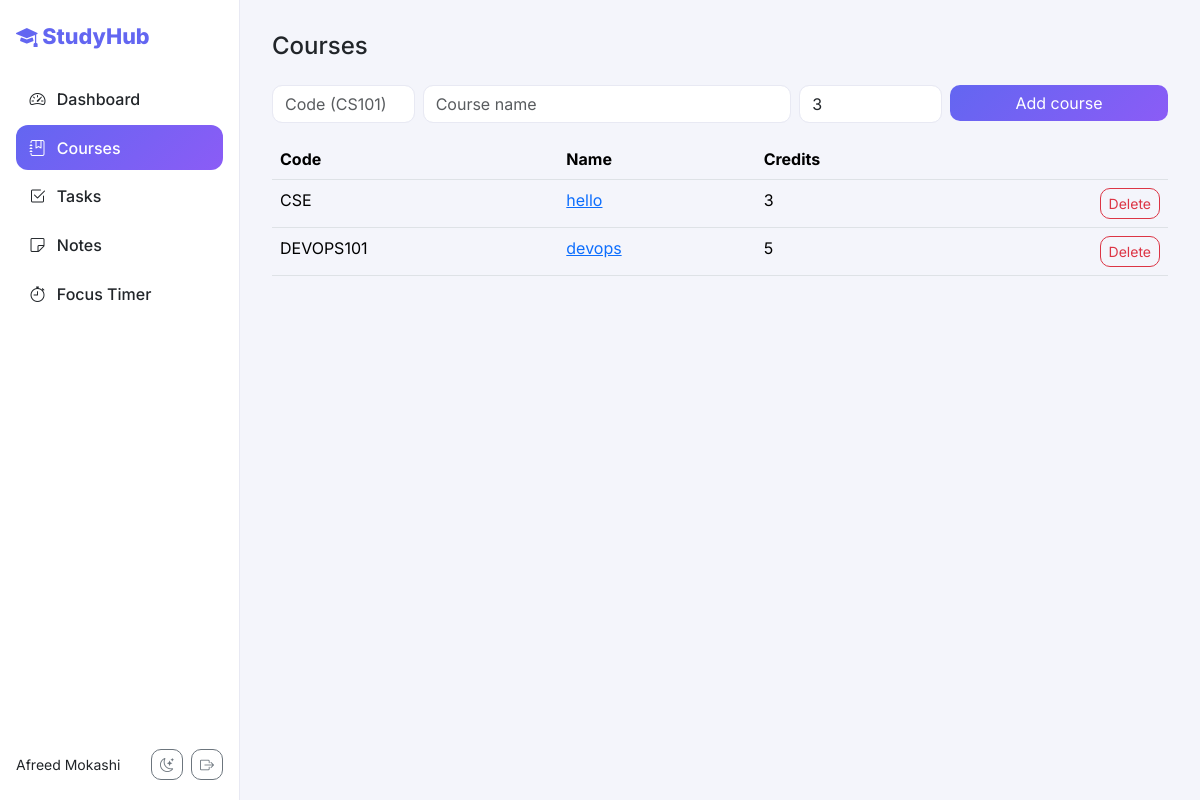
Screenshot of /courses (signed in) with the database file from the repository.
### app/models.py (models this page shows, shortened)
class User(UserMixin, db.Model):
    id = db.Column(db.Integer, primary_key=True)
    name = db.Column(db.String(80), nullable=False)
    email = db.Column(db.String(120), unique=True, nullable=False)
    password_hash = db.Column(db.String(256), nullable=False)
    courses = db.relationship("Course", backref="user", cascade="all, delete-orphan")

class Course(db.Model):
    id = db.Column(db.Integer, primary_key=True)
    user_id = db.Column(db.Integer, db.ForeignKey("user.id"), nullable=False)
    code = db.Column(db.String(20), nullable=False)
    name = db.Column(db.String(120), nullable=False)
    credits = db.Column(db.Integer, nullable=False, default=3)
    assessments = db.relationship("Assessment", backref="course", cascade="all, delete-orphan")
    tasks = db.relationship("Task", backref="course")
    sessions = db.relationship("StudySession", backref="course")

### app/main.py (the view, shortened to what this page needs)
@bp.route("/courses", methods=["GET", "POST"])
@login_required
def courses():
    return render_template("courses.html", courses=user_courses())

### app/main.py (called while the page is built)
def user_courses():
    return Course.query.filter_by(user_id=current_user.id).order_by(Course.code).all()

### app/models.py (called while the page is built)
@login_manager.user_loader
def load_user(user_id):
    return db.session.get(User, int(user_id))

### app/templates/courses.html (shortened to what this page needs)
{% extends "base.html" %}
{% block content %}
<h4>Courses</h4>
<form method="post" class="row g-2 my-3">
  <div class="col-md-2"><input class="form-control" name="code" placeholder="Code (CS101)" required></div>
  <div class="col-md-5"><input class="form-control" name="name" placeholder="Course name" required></div>
  <div class="col-md-2"><input class="form-control" type="number" name="credits" value="3" min="1" max="10"></div>
  <div class="col-md-3"><button class="btn btn-primary w-100">Add course</button></div>
</form>
<table class="table table-hover">
  <thead><tr><th>Code</th><th>Name</th><th>Credits</th><th></th></tr></thead>
  <tbody>
  {% for c in courses %}
    <tr>
      <td>{{ c.code }}</td>
      <td><a href="{{ url_for('main.course_detail', course_id=c.id) }}">{{ c.name }}</a></td>
      <td>{{ c.credits }}</td>
      <td class="text-end">
        <form method="post" action="{{ url_for('main.delete_course', course_id=c.id) }}" onsubmit="return confirm('Delete this course and its grades?')">
          <button class="btn btn-sm btn-outline-danger">Delete</button>
        </form>
      </td>
    </tr>
  {% else %}<tr><td colspan="4" class="text-muted">No courses yet.</td></tr>{% endfor %}
  </tbody>
</table>
{% endblock %}

### app/templates/base.html (shortened to what this page needs)
<!doctype html>
<html lang="en" data-bs-theme="light">
<head>
  <link href="https://cdn.jsdelivr.net/npm/bootstrap@5.3.3/dist/css/bootstrap.min.css" rel="stylesheet">
  <link href="https://cdn.jsdelivr.net/npm/bootstrap-icons@1.11.3/font/bootstrap-icons.min.css" rel="stylesheet">
  <link href="{{ url_for('static', filename='style.css') }}" rel="stylesheet">
</head>
<body class="{{ 'app' if current_user.is_authenticated else 'guest' }}">
{% if current_user.is_authenticated %}
<aside class="sidebar">
  <a class="brand" href="{{ url_for('main.dashboard') }}"><i class="bi bi-mortarboard-fill"></i> StudyHub</a>
  <nav>
    {% for ep, icon, label in [('dashboard','speedometer2','Dashboard'),('courses','journal-bookmark','Courses'),
       ('tasks','check2-square','Tasks'),('notes','sticky','Notes'),('timer','stopwatch','Focus Timer')] %}
    <a class="{{ 'active' if request.endpoint == 'main.' ~ ep }}" href="{{ url_for('main.' ~ ep) }}">
      <i class="bi bi-{{ icon }}"></i><span>{{ label }}</span></a>
    {% endfor %}
  </nav>
  <div class="side-foot d-flex align-items-center gap-2">
    <span class="name small text-truncate flex-grow-1">{{ current_user.name }}</span>
    <button class="btn btn-sm btn-outline-secondary" id="theme" title="Toggle dark mode"><i class="bi bi-moon-stars"></i></button>
    <form method="post" action="{{ url_for('auth.logout') }}">
      <button class="btn btn-sm btn-outline-secondary" title="Logout"><i class="bi bi-box-arrow-right"></i></button>
    </form>
  </div>
</aside>
{% endif %}
<main class="content">
  {% block content %}{% endblock %}
</main>
</body>
</html>

### app/static/style.css (style rules this page uses)
:root { --brand:#6366f1;--brand2:#8b5cf6;--bg:#f4f5fb;--card:#fff;--line:#e8e9f3;--shadow:0 6px 24px rgba(79,70,229,.08);--side:#fff }
body { background:var(--bg);font-family:Inter,system-ui,sans-serif }
.btn { border-radius:10px }
.btn-primary { background:linear-gradient(135deg,var(--brand),var(--brand2));border:0 }
.form-control,.form-select { border-radius:10px;background-color:var(--card);border-color:var(--line) }
.table { --bs-table-bg:transparent }
.sidebar { position:fixed;inset:0 auto 0 0;width:240px;background:var(--side);border-right:1px solid var(--line); display:flex;flex-direction:column;padding:1.25rem 1rem;z-index:10 }
.brand { font-weight:800;font-size:1.35rem;color:var(--brand);text-decoration:none;margin-bottom:1.5rem }
.sidebar nav { display:flex;flex-direction:column;gap:.25rem;flex:1 }
.sidebar nav a { display:flex;gap:.7rem;align-items:center;padding:.65rem .85rem;border-radius:12px; color:var(--bs-body-color);text-decoration:none;font-weight:500 }
.sidebar nav a.active { background:linear-gradient(135deg,var(--brand),var(--brand2));color:#fff }
.content { margin-left:240px;padding:2rem;max-width:1200px }

### rows the page displays
User: name "Afreed Mokashi"
Course: code "CSE", name "hello", credits "3"
Course: code "DEVOPS101", name "devops", credits "5"

### other values shown
{{ label }} "Dashboard" "Courses" "Tasks" "Notes" "Focus Timer"
